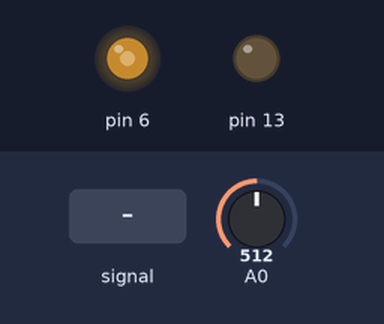
The sketch below on a simulated Arduino Uno, built with avr-gcc and run on an emulated ATmega328P. On the bench: output pins drawn as LEDs (lit = HIGH). Inputs (shaded band) come from the test bench; at power-on: A0 = 512.

Above: at 1.2 s.
1.3 s: A0 fed a 200 Hz sine of ±81 counts around its level
Timing chart, 0 to 2.3 s (numbered marks = the images above; inputs shaded):
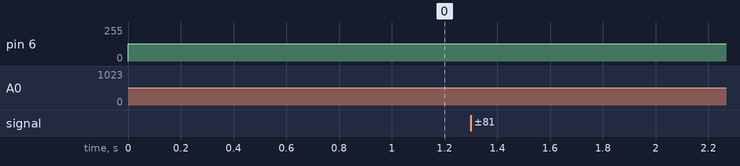

The sketch:

Lab9.ino
```cpp
unsigned long loopDelay; // Declare the global variable


void setup() // Initialize digital pins as outputs
{
  pinMode(6, OUTPUT);
  pinMode(13, OUTPUT);
}


void loop()
{
  loopDelay++; // Increment the loopDelay counter
    if (loopDelay > 40000) // Check if loopDelay exceeds the threshold
    {
    loopDelay = 0; // Reset the loopDelay counter
    digitalWrite(13, !digitalRead(13)); // Toggle the state of pin 13
  }
  analogWrite(6, analogRead(0) / 4);
}
```
